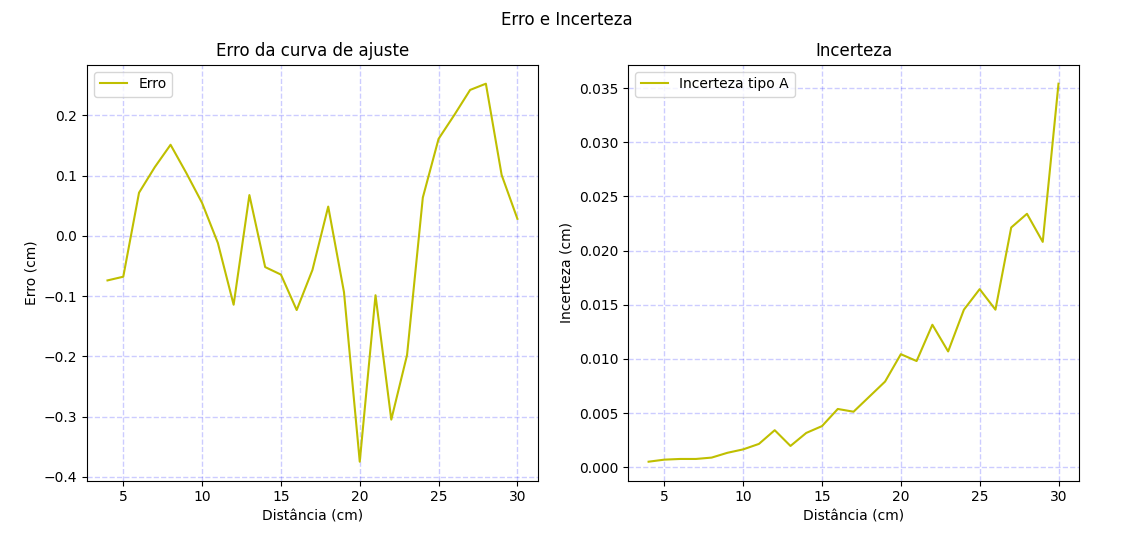

Python code for this plot:
import matplotlib.pyplot as plt
import pandas as pd
import matplotlib.ticker as tick
import numpy as np

def f(x):
    return (75750.02606848886*pow(x+474.0,-1.1825619335627975))


csv =pd.read_csv('LeituraLowPass2.csv')

x=csv['digSignal']
y=csv['distance (cm)']
e=csv['firstFitStd']

fig, ax = plt.subplots(1, 2,figsize=[12.8,5.4])
#ax=plt.gca()

plt.suptitle("Erro e Incerteza")
plt.subplot(121)
plt.title("Erro da curva de ajuste")
plt.xlim(auto=True)
plt.ylim(auto=True)
plt.xlabel("Distância (cm)")
plt.ylabel("Erro (cm)")
plt.plot(y,y-f(x), 'y-',label='Erro')
plt.legend()
ax[0].grid(color='b',alpha=0.2,linestyle='dashed',linewidth=1)



plt.subplot(122)
plt.title("Incerteza")
plt.xlim(auto=True)
plt.ylim(auto=True)
plt.xlabel("Distância (cm)")
plt.ylabel("Incerteza (cm)")
plt.plot(y,2*e/np.sqrt(1000), 'y-',label='Incerteza tipo A')
plt.legend()
ax[1].grid(color='b',alpha=0.2,linestyle='dashed',linewidth=1)

plt.savefig("incertezaSegundaCorrida.png")

